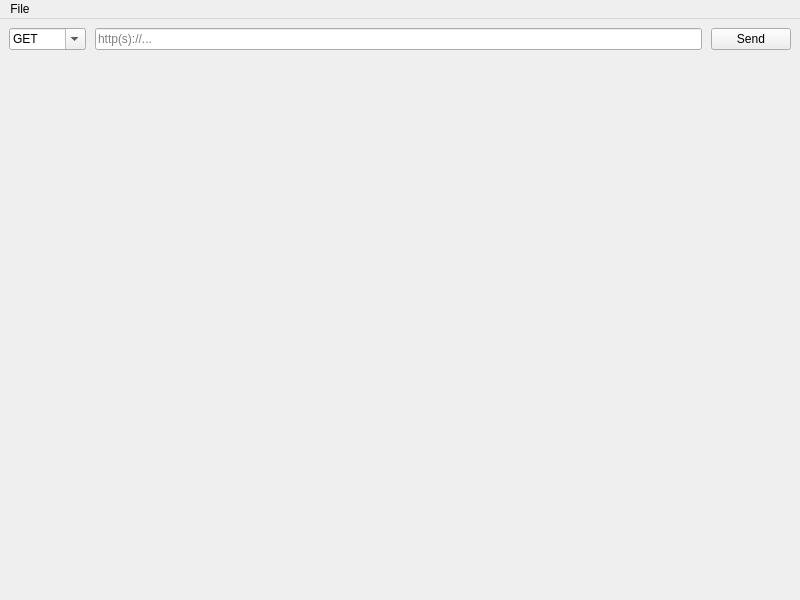
<?xml version="1.0" encoding="UTF-8"?>
<ui version="4.0">
 <class>MainWindow</class>
 <widget class="QMainWindow" name="MainWindow">
  <property name="geometry">
   <rect>
    <x>0</x>
    <y>0</y>
    <width>800</width>
    <height>600</height>
   </rect>
  </property>
  <property name="windowTitle">
   <string>GetIt</string>
  </property>
  <property name="tabShape">
   <enum>QTabWidget::Rounded</enum>
  </property>
  <property name="unifiedTitleAndToolBarOnMac">
   <bool>true</bool>
  </property>
  <widget class="QWidget" name="centralwidget">
   <layout class="QVBoxLayout" name="verticalLayout">
    <property name="spacing">
     <number>9</number>
    </property>
    <property name="leftMargin">
     <number>0</number>
    </property>
    <property name="topMargin">
     <number>0</number>
    </property>
    <property name="rightMargin">
     <number>0</number>
    </property>
    <property name="bottomMargin">
     <number>0</number>
    </property>
    <item>
     <layout class="QHBoxLayout" name="horizontalLayout">
      <property name="leftMargin">
       <number>9</number>
      </property>
      <property name="topMargin">
       <number>9</number>
      </property>
      <property name="rightMargin">
       <number>9</number>
      </property>
      <property name="bottomMargin">
       <number>9</number>
      </property>
      <item>
       <widget class="QComboBox" name="method">
        <property name="editable">
         <bool>true</bool>
        </property>
        <item>
         <property name="text">
          <string>GET</string>
         </property>
        </item>
        <item>
         <property name="text">
          <string>POST</string>
         </property>
        </item>
        <item>
         <property name="text">
          <string>PUT</string>
         </property>
        </item>
        <item>
         <property name="text">
          <string>PATCH</string>
         </property>
        </item>
        <item>
         <property name="text">
          <string>DELETE</string>
         </property>
        </item>
        <item>
         <property name="text">
          <string>HEAD</string>
         </property>
        </item>
       </widget>
      </item>
      <item>
       <widget class="QLineEdit" name="uri">
        <property name="placeholderText">
         <string notr="true">http(s)://...</string>
        </property>
        <property name="clearButtonEnabled">
         <bool>true</bool>
        </property>
       </widget>
      </item>
      <item>
       <widget class="QPushButton" name="send">
        <property name="text">
         <string>Send</string>
        </property>
        <property name="shortcut">
         <string>Ctrl+Return</string>
        </property>
       </widget>
      </item>
     </layout>
    </item>
    <item>
     <widget class="QTabWidget" name="tabs">
      <property name="tabPosition">
       <enum>QTabWidget::North</enum>
      </property>
      <property name="documentMode">
       <bool>true</bool>
      </property>
      <property name="tabsClosable">
       <bool>false</bool>
      </property>
      <property name="movable">
       <bool>false</bool>
      </property>
     </widget>
    </item>
   </layout>
  </widget>
  <widget class="QMenuBar" name="menubar">
   <property name="geometry">
    <rect>
     <x>0</x>
     <y>0</y>
     <width>800</width>
     <height>21</height>
    </rect>
   </property>
   <widget class="QMenu" name="menuItemFile">
    <property name="title">
     <string>File</string>
    </property>
    <widget class="QMenu" name="menuItemNew">
     <property name="title">
      <string>New</string>
     </property>
     <addaction name="menuItemNewFormdataRequest"/>
     <addaction name="menuItemNewRawRequest"/>
    </widget>
    <addaction name="menuItemNew"/>
    <addaction name="menuItemOpen"/>
    <addaction name="separator"/>
    <addaction name="menuItemSave"/>
    <addaction name="menuItemSaveAs"/>
   </widget>
   <addaction name="menuItemFile"/>
  </widget>
  <action name="menuItemNewRawRequest">
   <property name="text">
    <string>Raw Request</string>
   </property>
  </action>
  <action name="menuItemNewFormdataRequest">
   <property name="text">
    <string>Formdata Request</string>
   </property>
  </action>
  <action name="menuItemSave">
   <property name="text">
    <string>Save</string>
   </property>
  </action>
  <action name="menuItemSaveAs">
   <property name="text">
    <string>Save As...</string>
   </property>
  </action>
  <action name="menuItemOpen">
   <property name="text">
    <string>Open</string>
   </property>
  </action>
 </widget>
 <resources/>
 <connections/>
</ui>
